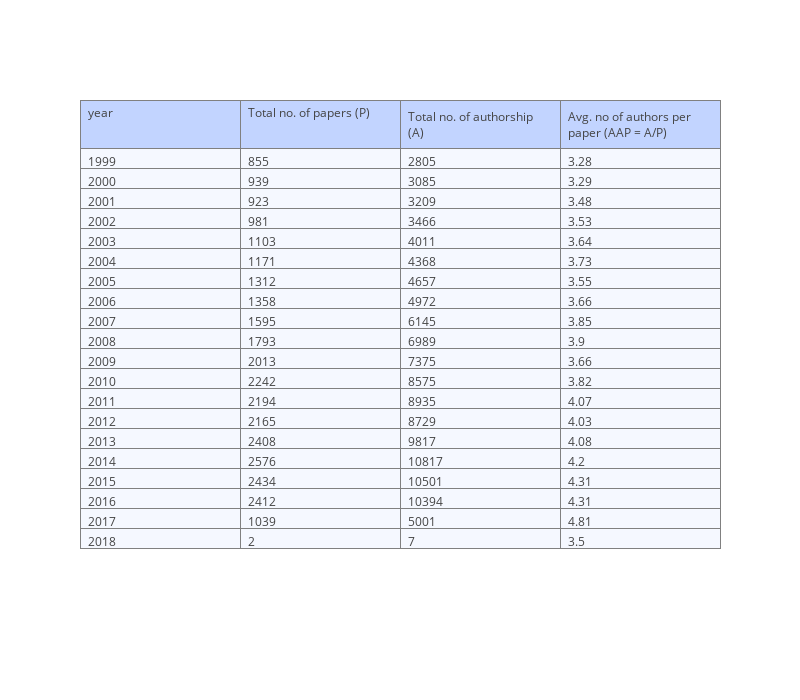
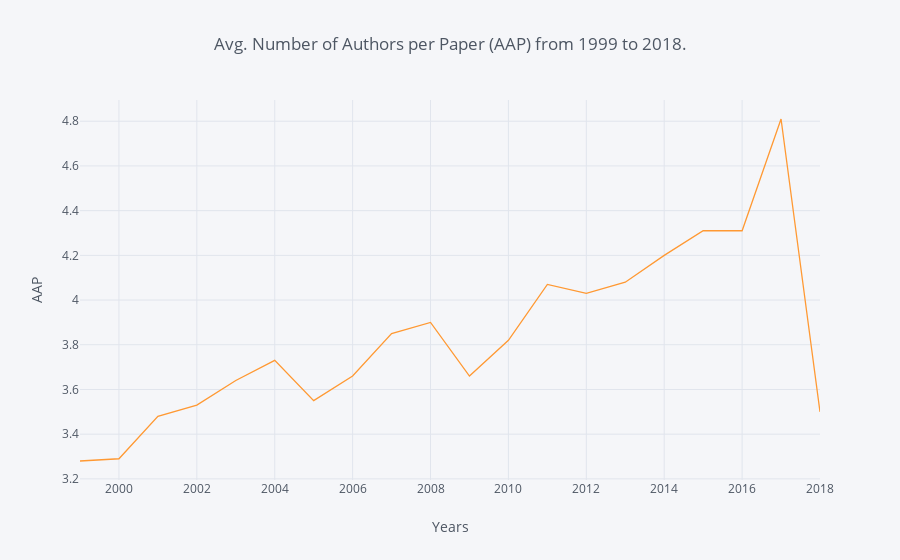

Here is the notebook cell these charts were saved with, in order:
### Code cell
# plot avg number of authors per paper (AAP)
visual.plot_aap(years=n_years)

### Figure 1 — Plotly figure (JSON) as saved in the notebook; plotly's stock layout.template omitted (floating-point values rounded to 4 significant figures)
{"data": [{"cells": {"align": ["left", "left", "left", "left", "left"], "fill": {"color": "#F5F8FF"}, "values": [["1999", "2000", "2001", "2002", "2003", "2004", "2005", "2006", "2007", "2008", "2009", "2010", "2011", "2012", "2013", "2014", "2015", "2016", "2017", "2018"], [855, 939, 923, 981, 1103, 1171, 1312, 1358, 1595, 1793, 2013, 2242, 2194, 2165, 2408, 2576, 2434, 2412, 1039, 2], [2805, 3085, 3209, 3466, 4011, 4368, 4657, 4972, 6145, 6989, 7375, 8575, 8935, 8729, 9817, 10817, 10501, 10394, 5001, 7], [3.28, 3.29, 3.48, 3.53, 3.64, 3.73, 3.55, 3.66, 3.85, 3.9, 3.66, 3.82, 4.07, 4.03, 4.08, 4.2, 4.31, 4.31, 4.81, 3.5]]}, "header": {"align": ["left", "left", "left", "left", "left"], "fill": {"color": "#C2D4FF"}, "values": ["year", "Total no. of papers (P)", "Total no. of authorship (A)", "Avg. no of authors per paper (AAP = A/P)"]}, "type": "table", "uid": "0cf78fac-2820-410a-9a5f-5516c6f71a9b"}], "layout": {"height": 700, "width": 800}}

### Figure 2 — Plotly figure (JSON) as saved in the notebook; plotly's stock layout.template omitted (floating-point values rounded to 4 significant figures)
{"data": [{"line": {"color": "rgba(255, 153, 51, 1.0)", "dash": "solid", "shape": "linear", "width": 1.3}, "mode": "lines", "name": "Avg. no of authors per paper (AAP = A/P)", "text": "", "type": "scatter", "uid": "140d942b-25cd-434d-805c-62042a92bb97", "x": ["1999", "2000", "2001", "2002", "2003", "2004", "2005", "2006", "2007", "2008", "2009", "2010", "2011", "2012", "2013", "2014", "2015", "2016", "2017", "2018"], "y": [3.28, 3.29, 3.48, 3.53, 3.64, 3.73, 3.55, 3.66, 3.85, 3.9, 3.66, 3.82, 4.07, 4.03, 4.08, 4.2, 4.31, 4.31, 4.81, 3.5]}], "layout": {"legend": {"bgcolor": "#F5F6F9", "font": {"color": "#4D5663"}}, "paper_bgcolor": "#F5F6F9", "plot_bgcolor": "#F5F6F9", "title": {"font": {"color": "#4D5663"}, "text": "Avg. Number of Authors per Paper (AAP) from 1999 to 2018."}, "xaxis": {"gridcolor": "#E1E5ED", "showgrid": true, "tickfont": {"color": "#4D5663"}, "title": {"font": {"color": "#4D5663"}, "text": "Years"}, "zerolinecolor": "#E1E5ED"}, "yaxis": {"gridcolor": "#E1E5ED", "showgrid": true, "tickfont": {"color": "#4D5663"}, "title": {"font": {"color": "#4D5663"}, "text": "AAP"}, "zerolinecolor": "#E1E5ED"}}}
